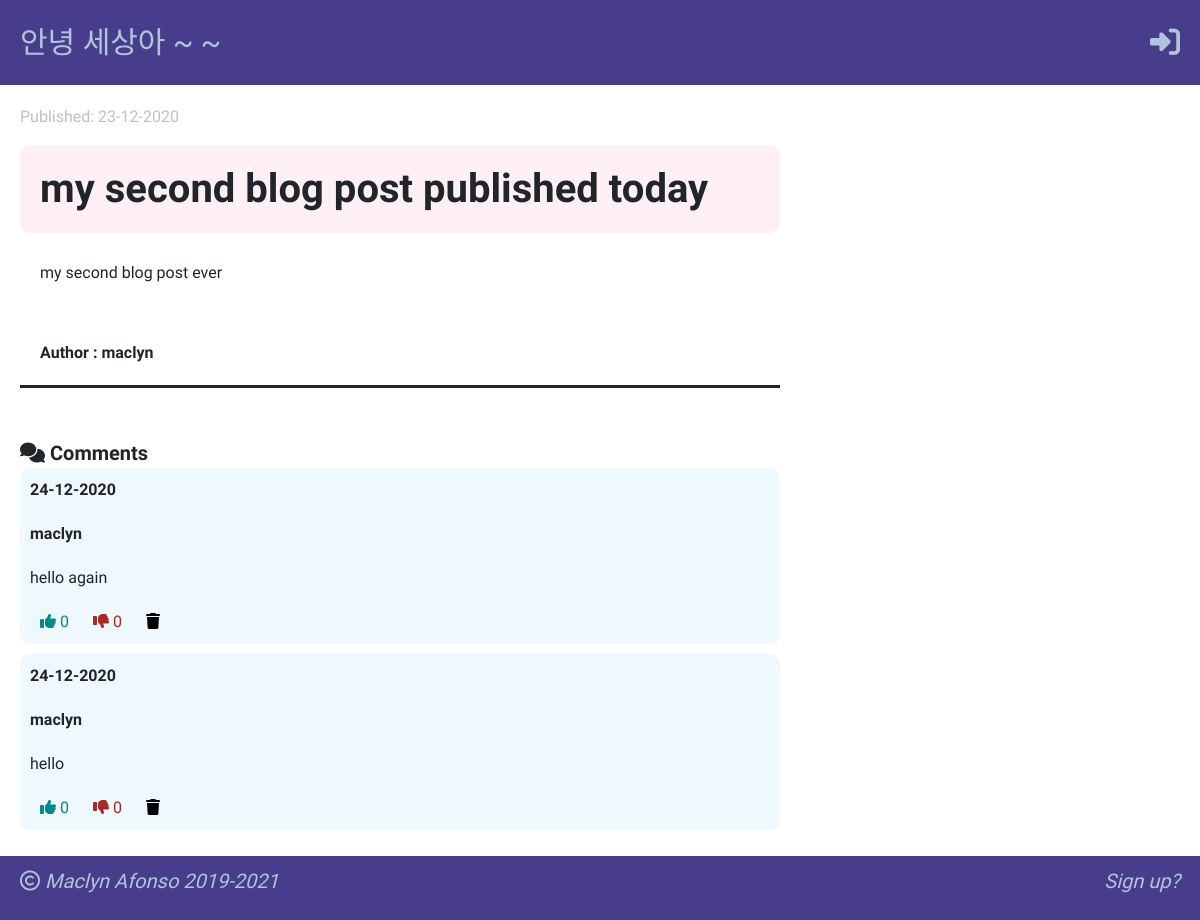
/post/3/, run on an earlier commit of the app's database.
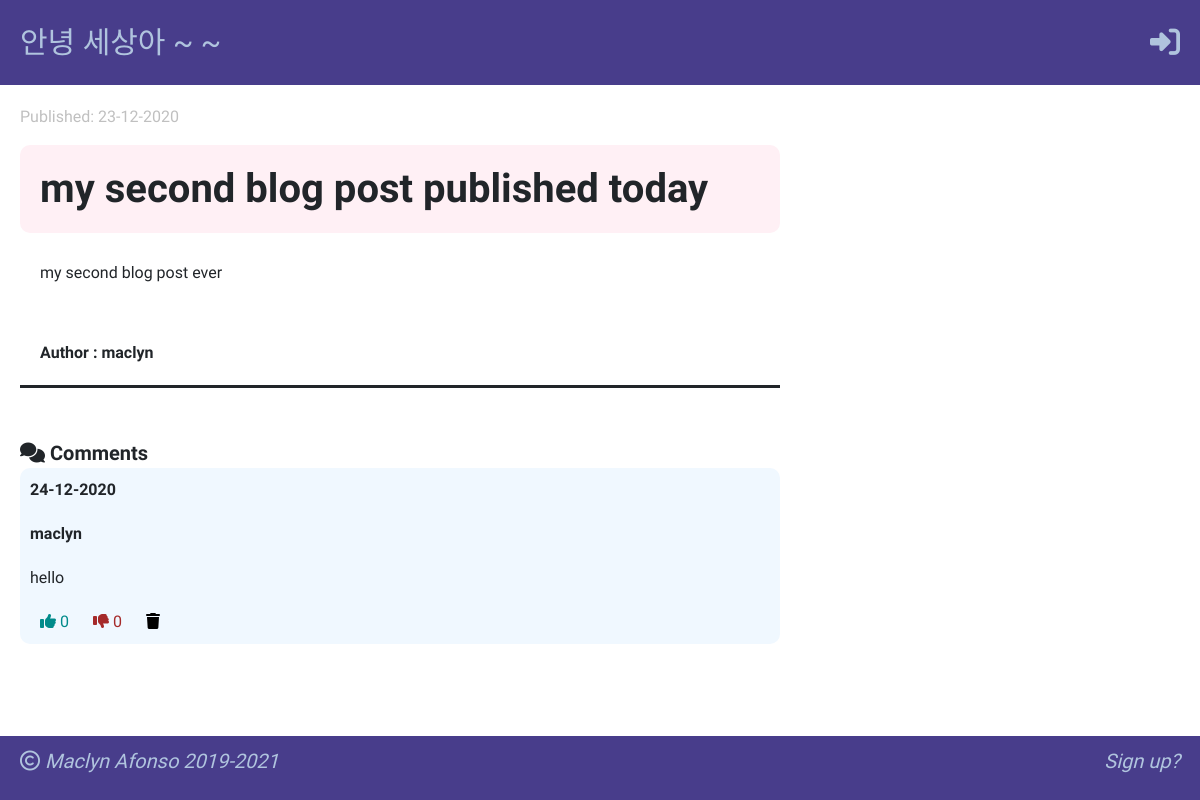
And on a later commit of the database.
### blog/models.py (models this page shows, shortened)
class Comment(models.Model):
    post = models.ForeignKey('blog.Post', on_delete=models.CASCADE, related_name='comments')
    author = models.ForeignKey('auth.User', on_delete=models.CASCADE)
    text = models.TextField()
    created_date = models.DateTimeField(default=timezone.now)
    likes = models.IntegerField(default=0)
    dislikes = models.IntegerField(default=0)
    approved = models.BooleanField(default=False)

### blog/views.py (the view)
# urls.py: path('post/<int:primary_key>/', views.post_details, name='post_details'),
def post_details(request, primary_key):
    post = get_object_or_404(Post, pk=primary_key)
    comments = Comment.objects.filter(post=primary_key).order_by('-created_date')
    post_for_front_end = {
        'post_details': post,
        'comments': comments
    }
    return render(request, 'blog/post_details.html', post_for_front_end)

### blog/templates/blog/post_details.html (shortened to what this page needs)
{% extends 'blog/base_page.html' %}
{% block content %}
    <div class="">
        <div class="details-header-row">
            {% if post_details.published_date %}
                <p class="date">Published: {{ post_details.published_date|date:'d-m-Y' }}</p>
            {% endif %}
        </div>
        <h1 class="details-title">{{ post_details.title }}</h1>
        <p class="details-text">{{ post_details.text | linebreaksbr }}</p>
        <p class="details-author">Author : {{ post_details.author }}</p>
        <div class="comments-container">
            <span class="comment-header"><i class="fas fa-comments"></i> Comments</span>
            {% for comment in comments %}
                {% if user.is_authenticated or comment.approved %}
                    <div class="comment-body">
                        <div class="comment-date">{{ comment.created_date|date:'d-m-Y' }}</div>
                        <div class="comment-author">{{ comment.author }}</div>
                        <div>{{ comment.text }}</div>
                        <div>
                            <a href="{% url 'like_comment' primary_key=post_details.pk comment_key=comment.id %}" class="like"><i class="fas fa-thumbs-up"></i> {{ comment.likes }}</a>
                            <a href="{% url 'dislike_comment' primary_key=post_details.pk comment_key=comment.id %}" class="dislike"><i class="fas fa-thumbs-down"></i> {{ comment.dislikes }}</a>
                            <a href="{% url 'delete_comment' primary_key=post_details.pk comment_key=comment.id %}" class="delete" data-toggle="tooltip" title="Delete"><i class="fas fa-trash"></i></a>
                        </div>
                    </div>
                {% endif %}
            {% endfor %}
        </div>
    </div>
{% endblock %}

What changed in the data, as far as the page shows it:
removed Comment: created_date "24-12-2020", author "maclyn", text "hello again", likes "0", dislikes "0"
